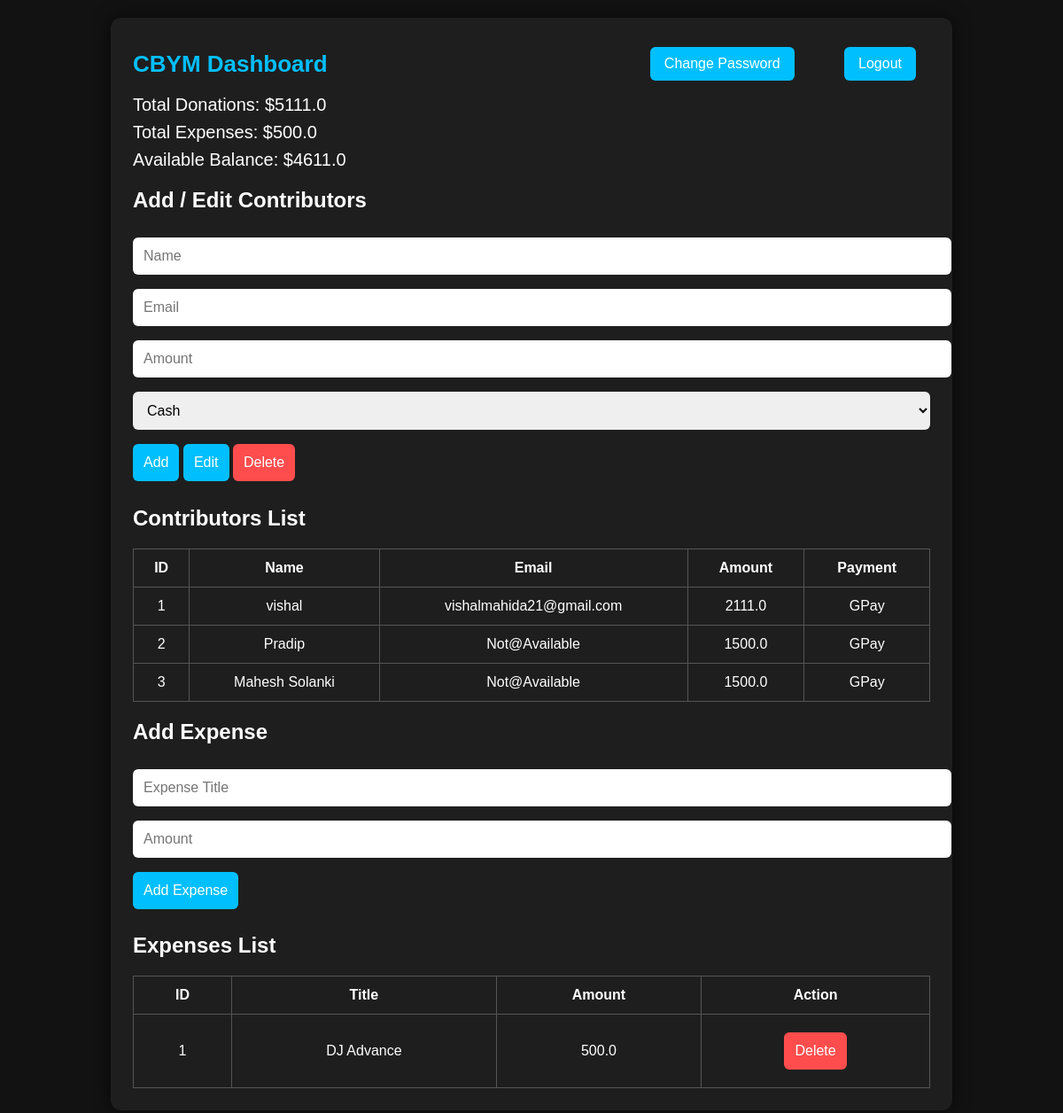
The page /dashboard (signed in) on the database as committed earlier.
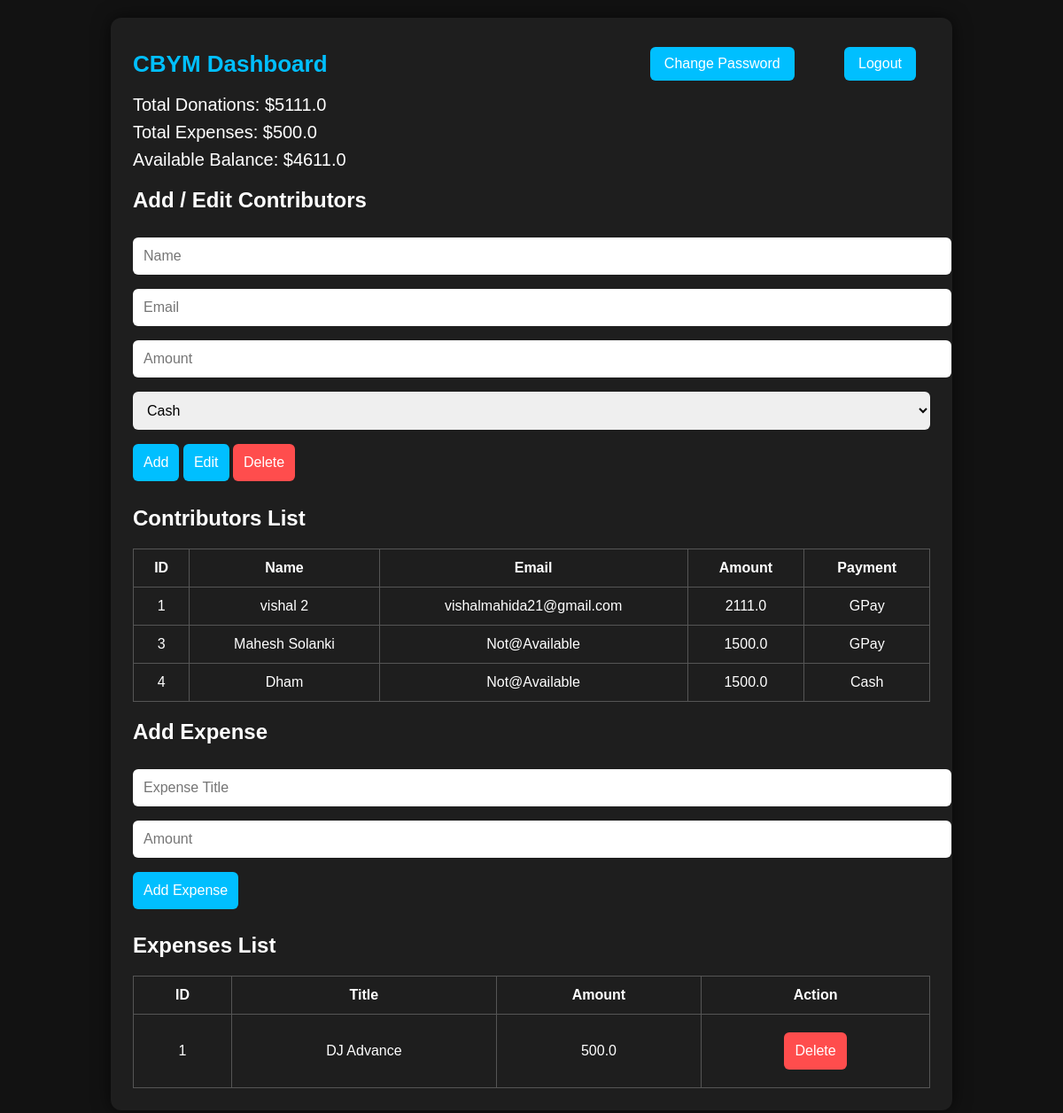
The same page on the database as committed later.
### tables this page shows
CREATE TABLE contributors(
            id INTEGER PRIMARY KEY AUTOINCREMENT,
            name TEXT,
            email TEXT,
            amount REAL,
            payment_method TEXT
        );

CREATE TABLE expenses(
    id INTEGER PRIMARY KEY AUTOINCREMENT,
    title TEXT,
    amount REAL
);

### app.py (the view, shortened to what this page needs)
@app.route("/dashboard", methods=["GET", "POST"])
def dashboard():
    if "username" not in session:
        return redirect(url_for("login"))
    conn = sqlite3.connect(DB_NAME)
    cursor = conn.cursor()
    cursor.execute("SELECT * FROM contributors")
    contributors = cursor.fetchall()
    total_donations = sum([row[3] for row in contributors])
    cursor.execute("SELECT * FROM expenses")
    expenses = cursor.fetchall()
    total_expenses = sum([row[2] for row in expenses])
    available_balance = total_donations - total_expenses
    conn.close()
    return render_template("dashboard.html",
                           contributors=contributors,
                           expenses=expenses,
                           total_donations=total_donations,
                           total_expenses=total_expenses,
                           available_balance=available_balance)

### templates/dashboard.html (shortened to what this page needs)
<!DOCTYPE html>
<html lang="en">
<head>
    <link rel="stylesheet" href="{{ url_for('static', filename='style.css') }}">
</head>
<body>
<div class="dashboard-container">
    <div class="dashboard-header">
        <h1>CBYM Dashboard</h1>
        <div class="header-buttons">
            <a href="{{ url_for('change_password') }}"><button>Change Password</button></a>
            <a href="{{ url_for('logout') }}"><button>Logout</button></a>
        </div>
    </div>
    <div class="summary">
        <p>Total Donations: ${{ total_donations }}</p>
        <p>Total Expenses: ${{ total_expenses }}</p>
        <p>Available Balance: ${{ available_balance }}</p>
    </div>
    <h2>Add / Edit Contributors</h2>
    <form method="POST">
        <input type="text" name="name" id="name" placeholder="Name" required>
        <input type="email" name="email" id="email" placeholder="Email" required>
        <input type="number" name="amount" id="amount" placeholder="Amount" required>
        <select name="payment" id="payment">
            <option value="Cash">Cash</option>
        </select>
        <button type="submit" name="add">Add</button>
        <button type="submit" name="edit">Edit</button>
        <button type="submit" name="delete">Delete</button>
    </form>
    <h2>Contributors List</h2>
    <table>
        <tr><th>ID</th><th>Name</th><th>Email</th><th>Amount</th><th>Payment</th></tr>
        {% for c in contributors %}
        <tr onclick="fillContributor('{{ c[0] }}','{{ c[1] }}','{{ c[2] }}','{{ c[3] }}','{{ c[4] }}')">
            <td>{{ c[0] }}</td><td>{{ c[1] }}</td><td>{{ c[2] }}</td><td>{{ c[3] }}</td><td>{{ c[4] }}</td>
        </tr>
        {% endfor %}
    </table>
    <h2>Add Expense</h2>
    <form method="POST">
        <input type="text" name="title" placeholder="Expense Title" required>
        <input type="number" name="expense_amount" placeholder="Amount" required>
        <button type="submit" name="add_expense">Add Expense</button>
    </form>
    <h2>Expenses List</h2>
    <table>
        <tr><th>ID</th><th>Title</th><th>Amount</th><th>Action</th></tr>
        {% for e in expenses %}
        <tr>
            <td>{{ e[0] }}</td>
            <td>{{ e[1] }}</td>
            <td>{{ e[2] }}</td>
            <td>
                <form method="POST" style="display:inline;">
                    <button type="submit" name="delete_expense" onclick="return confirm('Are you sure you want to delete this expense?')">Delete</button>
                </form>
            </td>
        </tr>
        {% endfor %}
    </table>
</div>
</body>
</html>

### static/style.css (style rules this page uses)
body { font-family: Arial, sans-serif; background: #121212; color: #fff; margin: 0; padding: 0; }
.login-container, .dashboard-container, .public-container { width: 95%; max-width: 900px; margin: 20px auto; padding: 25px; background: #1e1e1e; border-radius: 12px; box-shadow: 0 0 20px rgba(0,0,0,0.6); }
.dashboard-header { display: flex; justify-content: space-between; align-items: center; flex-wrap: wrap; }
.dashboard-header h1 { margin: 0; color: #00bfff; font-size: 26px; }
.header-buttons a, .header-buttons button { text-decoration: none; margin-left: 10px; font-size: 16px; padding: 10px 16px; border-radius: 6px; }
.header-buttons button { border: none; cursor: pointer; transition: 0.3s; background: #00bfff; color: #fff; }
input, select, button { margin: 8px 0; padding: 12px; border-radius: 6px; border: none; outline: none; font-size: 16px; }
input, select { width: 100%; }
button { background: #00bfff; color: white; cursor: pointer; transition: 0.3s; }
button[name="delete_expense"], button[name="delete"] { background: #ff4d4d; }
table { width: 100%; border-collapse: collapse; margin-top: 20px; }
table, th, td { border: 1px solid #555; padding: 12px; text-align: center; font-size: 16px; }
.summary p { font-size: 20px; margin: 8px 0; }

Rows that differ between the two databases and show on the page:
removed contributors: id "2", name "Pradip", email "Not@Available", amount "1500.0", payment_method "GPay"
changed contributors "vishalmahida21@gmail.com": name "vishal" → "vishal 2"
added contributors: id "4", name "Dham", email "Not@Available", amount "1500.0", payment_method "Cash"
